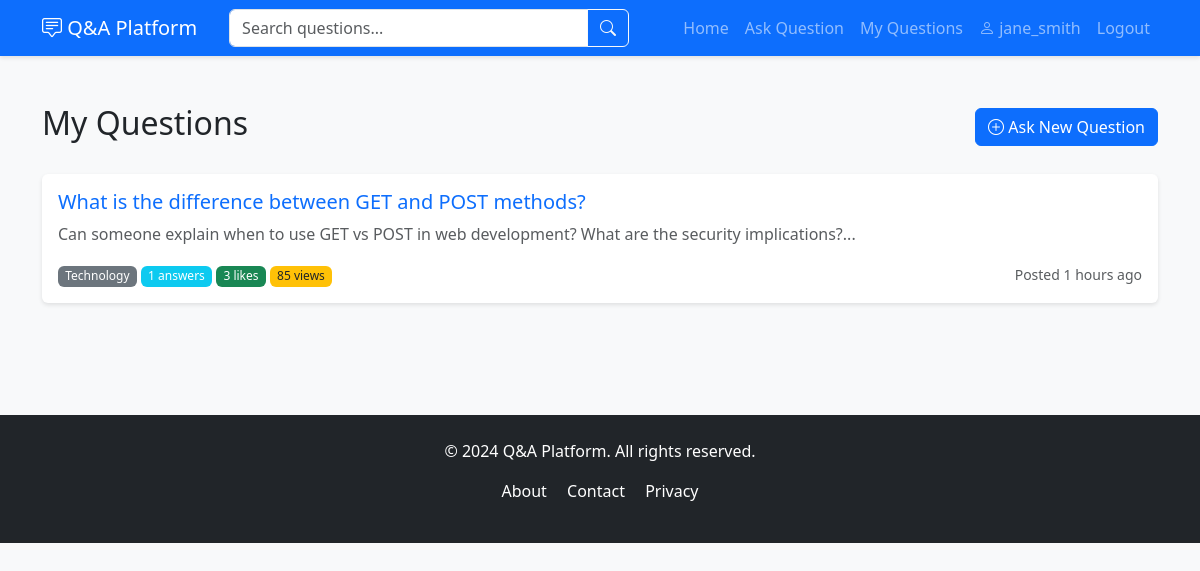
The page /user/my_questions.php (signed in) on the database its author committed.
### tables this page shows
CREATE TABLE IF NOT EXISTS questions (
    id INT PRIMARY KEY AUTO_INCREMENT,
    user_id INT NOT NULL,
    title VARCHAR(255) NOT NULL,
    description TEXT NOT NULL,
    category VARCHAR(50),
    likes INT DEFAULT 0,
    views INT DEFAULT 0,
    created_at TIMESTAMP DEFAULT CURRENT_TIMESTAMP,
    updated_at TIMESTAMP DEFAULT CURRENT_TIMESTAMP ON UPDATE CURRENT_TIMESTAMP,
    FOREIGN KEY (user_id) REFERENCES users(id) ON DELETE CASCADE,
    INDEX idx_user_id (user_id),
    INDEX idx_category (category),
    INDEX idx_created_at (created_at),
    FULLTEXT idx_title_description (title, description)
);

### includes/functions.php (called while the page is built, shortened)
<?php
function timeAgo($timestamp) {
    $time = strtotime($timestamp);
    $diff = time() - $time;
    if ($diff < 86400) return floor($diff / 3600) . " hours ago";
    return date("M d, Y", $time);
}
?>

### user/my_questions.php (the view, shortened to what this page needs)
<?php
require_once '../includes/functions.php';
$database = new Database();
$db = $database->getConnection();
$query = "SELECT q.*, COUNT(a.id) as answer_count
          FROM questions q
          LEFT JOIN answers a ON q.id = a.question_id
          WHERE q.user_id = :user_id
          GROUP BY q.id
          ORDER BY q.created_at DESC";
$stmt = $db->prepare($query);
$stmt->bindParam(':user_id', $_SESSION['user_id']);
$stmt->execute();
$questions = $stmt->fetchAll(PDO::FETCH_ASSOC);
include '../includes/header.php';
?>
<div class="container my-5">
    <div class="d-flex justify-content-between align-items-center mb-4">
        <h2>My Questions</h2>
        <a href="/qa-platform/questions/ask_question.php" class="btn btn-primary">
            <i class="bi bi-plus-circle"></i> Ask New Question
        </a>
    </div>
    <?php if (count($questions) > 0): ?>
        <?php foreach ($questions as $question): ?>
            <div class="card mb-3">
                <div class="card-body">
                    <h5 class="card-title">
                        <a href="/qa-platform/questions/view_question.php?id=<?php echo $question['id']; ?>">
                            <?php echo htmlspecialchars($question['title']); ?>
                        </a>
                    </h5>
                    <p class="card-text text-muted">
                        <?php echo substr(htmlspecialchars($question['description']), 0, 200); ?>...
                    </p>
                    <div class="d-flex justify-content-between align-items-center">
                        <div>
                            <?php if ($question['category']): ?>
                                <span class="badge bg-secondary"><?php echo htmlspecialchars($question['category']); ?></span>
                            <?php endif; ?>
                            <span class="badge bg-info"><?php echo $question['answer_count']; ?> answers</span>
                            <span class="badge bg-success"><?php echo $question['likes']; ?> likes</span>
                            <span class="badge bg-warning text-dark"><?php echo $question['views']; ?> views</span>
                        </div>
                        <small class="text-muted">
                            Posted <?php echo timeAgo($question['created_at']); ?>
                        </small>
                    </div>
                </div>
            </div>
        <?php endforeach; ?>
    <?php endif; ?>
</div>
<?php include '../includes/footer.php'; ?>

### assets/css/style.css (style rules this page uses)
:root { --primary-color: #0d6efd; --secondary-color: #6c757d; --success-color: #198754; --info-color: #0dcaf0; }
body { font-family: 'Segoe UI', Tahoma, Geneva, Verdana, sans-serif; background-color: #f8f9fa; min-height: 100vh; display: flex; flex-direction: column; }
.card { border: none; box-shadow: 0 2px 4px rgba(0, 0, 0, 0.1); margin-bottom: 1rem; }
.badge { padding: 0.4em 0.6em; font-weight: 500; }
a { text-decoration: none; }

### rows shown on the page
questions: title "What is the difference between GET and POST methods?", description "Can someone explain when to use GET vs POST in web development? What are the security implications?", category "Technology", answer_count "1", likes "3", views "85", created_at "1 hours ago"

### other values the page prints
$_SESSION['username'] "jane_smith"
